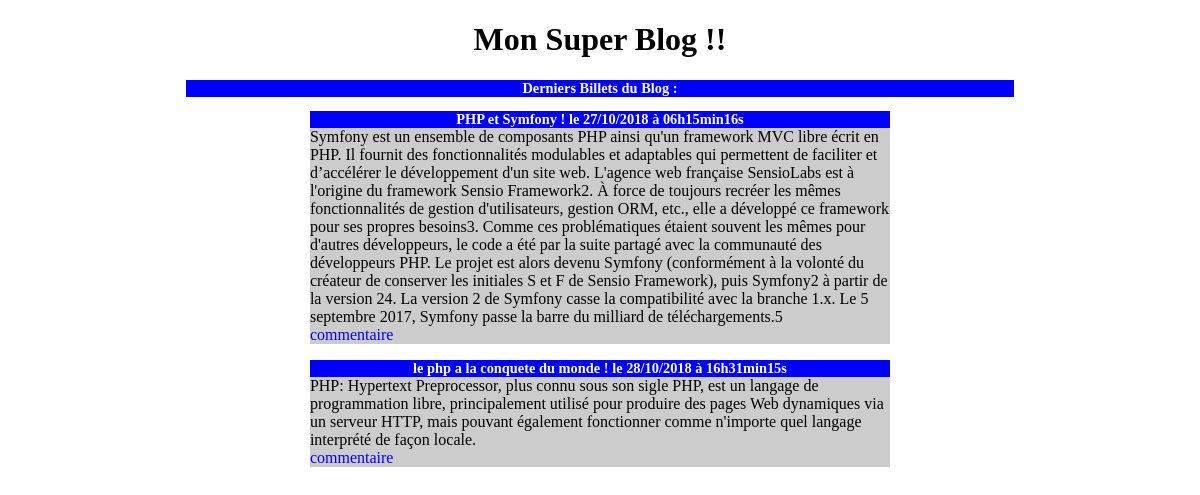
The page / on the database its author committed.
### tables this page shows
CREATE TABLE `posts` (
  `id` int(11) NOT NULL,
  `title` varchar(255) NOT NULL,
  `content` text NOT NULL,
  `creation_date` datetime NOT NULL
);

### model/PostManager.php (called while the page is built, shortened)
<?php
class PostManager extends Manager
{
 public function getPosts()
 {
   $db = $this->dbConnect();
   $request = $db->query('SELECT id, title, content, DATE_FORMAT(creation_date, \'%d/%m/%Y à %Hh%imin%ss\') AS date_fr FROM posts ORDER BY id DESC LIMIT  0,5 ');
   return $request;
}
}

### controller/frontend.php (called while the page is built, shortened)
<?php
require_once('model/PostManager.php');
function listPosts()
{
 $postManager = new \Quentin\Blog\Model\PostManager();
 $request = $postManager->getPosts();
 require('view/frontend/connectView.php');
}

### view/frontend/connectView.php (the view, shortened to what this page needs)
<?php
while ($data = $request->fetch())
{
  echo '<div class=\'news\'>';
  echo '<h3>' . htmlspecialchars($data['title']) . ' ! le ' . htmlspecialchars($data['date_fr']) .  '</h3>';
  echo '<p>' . htmlspecialchars($data['content']) . '<br>
  <a href=\'index.php?action=post&amp;id=' . htmlspecialchars($data['id']) . '\'>commentaire</a>
  </p>';
  echo '</div>';
}
require('template.php'); ?>

### public/css/style.css (style rules this page uses)
h1, h3 { text-align:center; }
h3 { background-color:blue; color:white; font-size:0.9em; margin-bottom:0px; }
.news p { background-color:#CCCCCC; margin-top:0px; }
.news { width:70%; margin:auto; }
a { text-decoration: none; color: blue; }

### rows shown on the page
posts: title "PHP et Symfony", date_fr "27/10/2018 à 06h15min16s", content "Symfony est un ensemble de composants PHP ainsi qu'un framework MVC libre écrit en PHP. Il fournit des fonctionnalités modulables et adaptables qui permettent de faciliter et d’accélérer le développement d'un site web. L'agence web française SensioLabs est à l'origine du framework Sensio Framework2. À force de toujours recréer les mêmes fonctionnalités de gestion d'utilisateurs, gestion ORM, etc., elle a développé ce framework pour ses propres besoins3. Comme ces problématiques étaient souvent les mêmes pour d'autres développeurs, le code a été par la suite partagé avec la communauté des développeurs PHP. Le projet est alors devenu Symfony (conformément à la volonté du créateur de conserver…"
posts: title "le php a la conquete du monde", date_fr "28/10/2018 à 16h31min15s", content "PHP: Hypertext Preprocessor, plus connu sous son sigle PHP, est un langage de programmation libre, principalement utilisé pour produire des pages Web dynamiques via un serveur HTTP, mais pouvant également fonctionner comme n'importe quel langage interprété de façon locale."

### other values the page prints
$Subtitle "Derniers Billets du Blog :"
